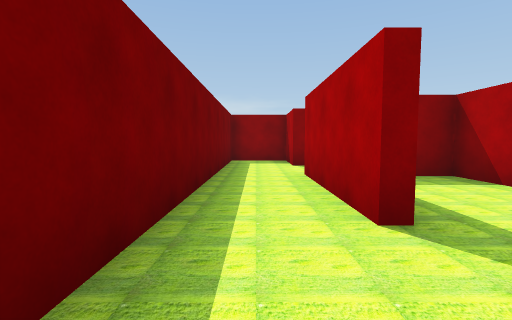
[1] (above)

24 first-person views from a walk through a scene from a Unity 3-D project. The camera is 1.2 m above the floor, tilts 4° down and sees 85° across. The floor is counted in squares, 2 m on a side. Each view is taken from the middle of a square. On the plan, view 1 faces up. The plan holds only what a view shows up to about 9 squares ahead; the rest is blank. The place goes on beyond the plan. The player is left out.

[2]
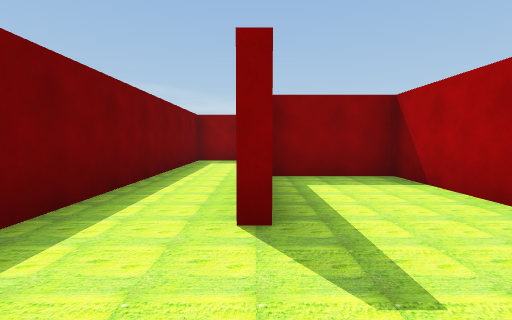

[3]
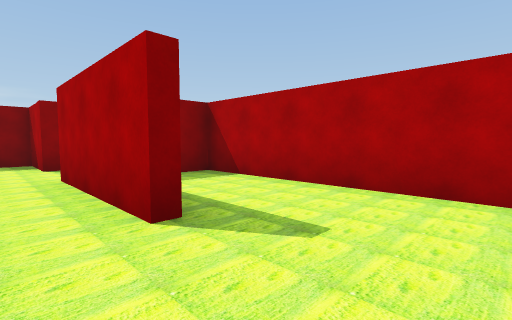

[4]
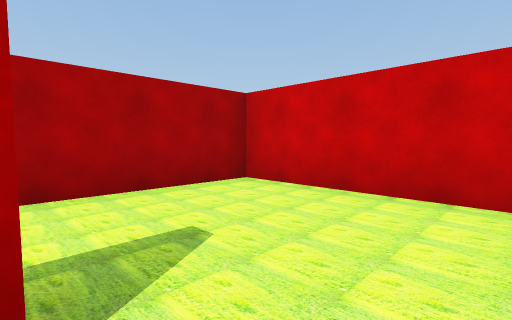

[5]
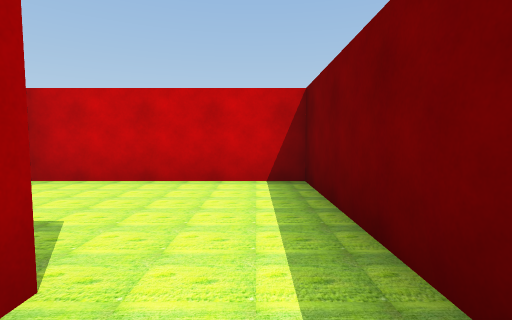

[6]
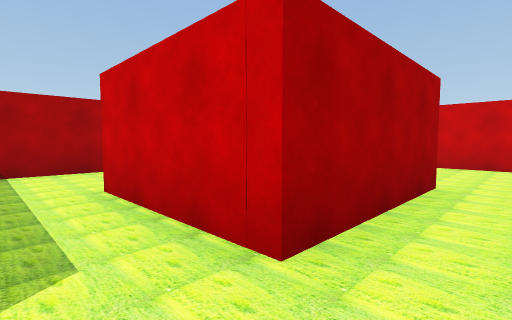

[7]
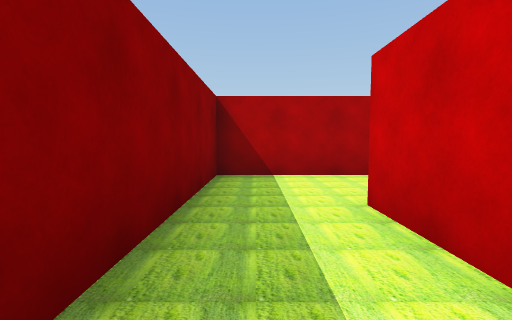

[8]
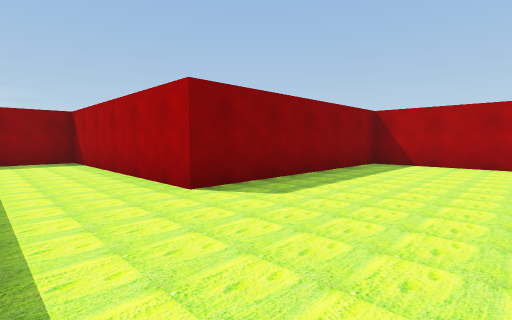

[9]
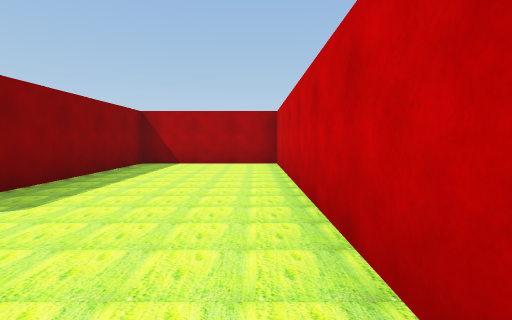

[10]
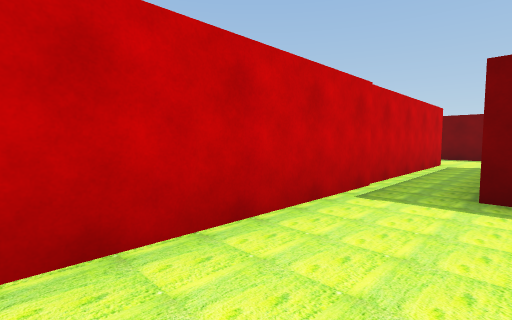

[11]
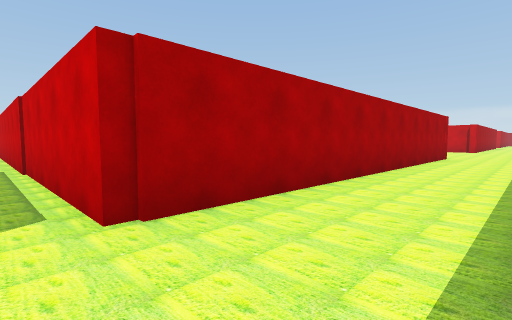

[12]
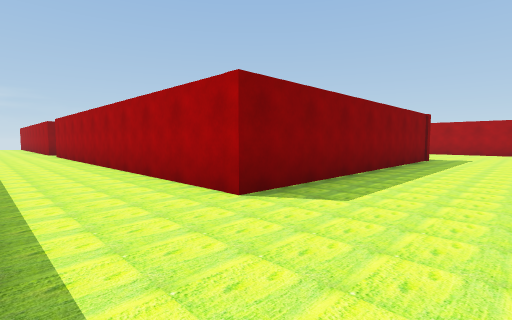

[13]
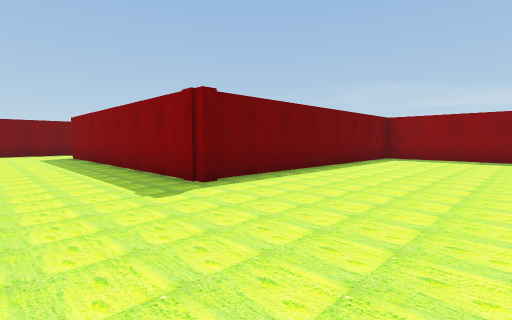

[14]
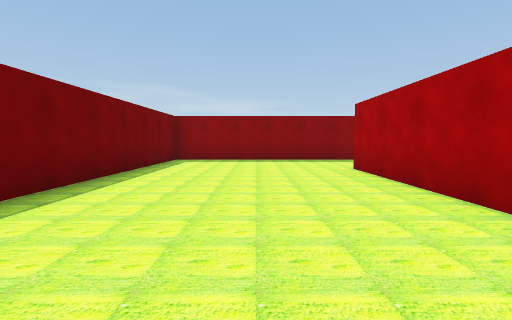

[15]
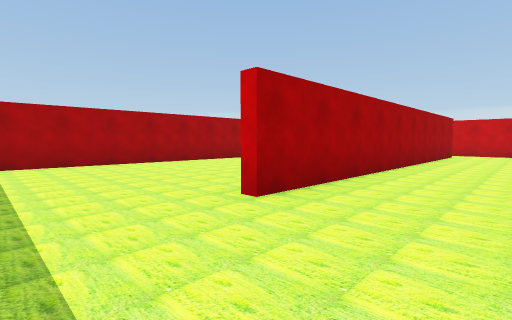

[16]
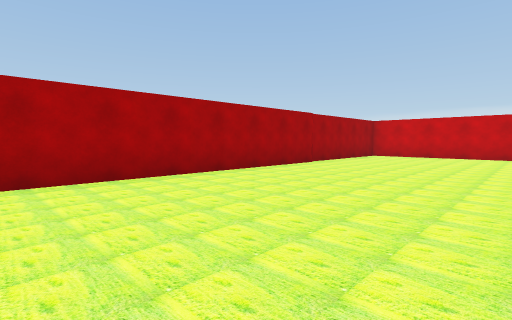

[17]
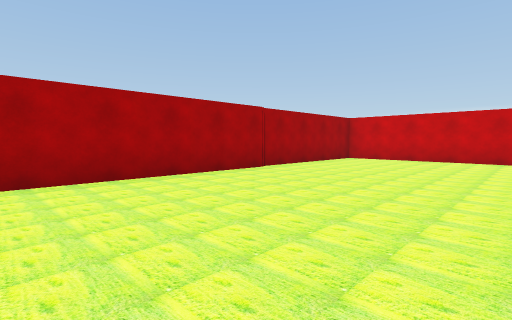

[18]
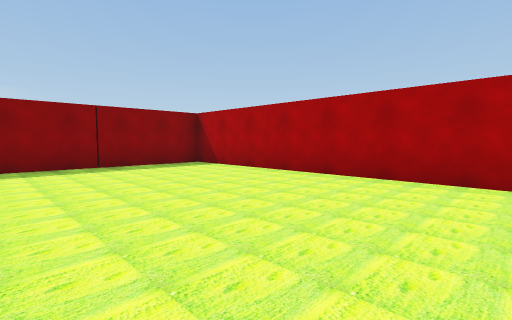

[19]
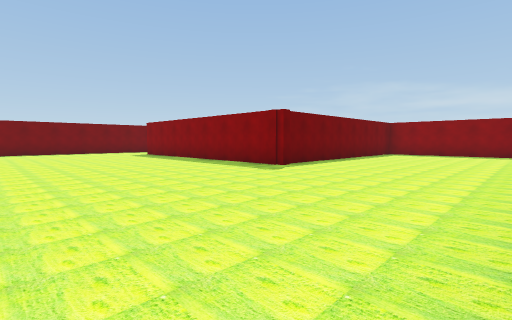

[20]
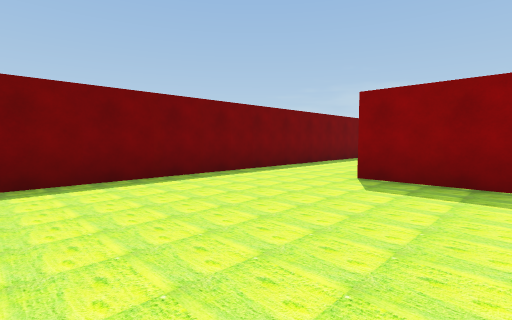

[21]
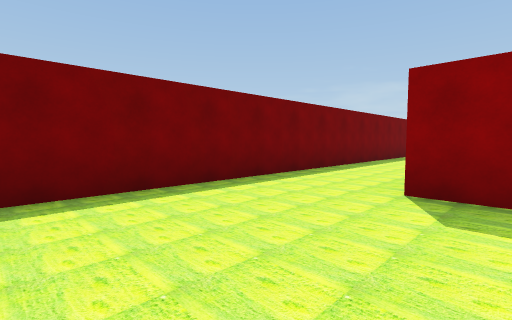

[22]
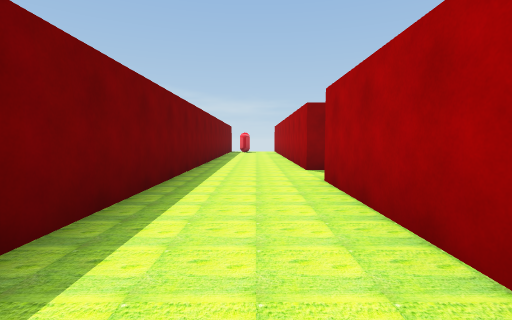

[23]
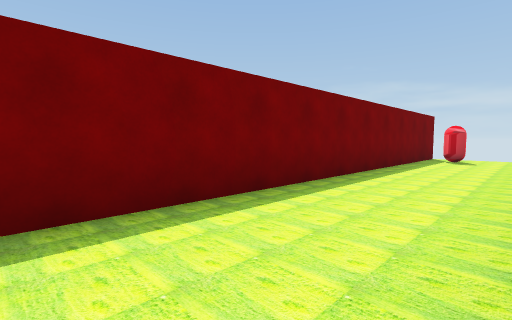

[24]
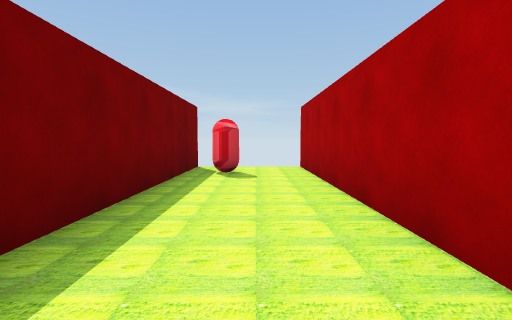

### Floor plan
Ten units are one square. View 1 is at (0, 0); x grows to the right and y downward. Boxes are objects, and circles mark ways between rooms. Rooms are numbered by the first view taken in them; rooms with no view inside come last. Other rooms are left out.
<svg viewBox="-38 -90 207 286">
<path fill="none" stroke="#000" d="M9 -19 9 -50M9 -67 9 -83 -7 -83 -7 11 6 11M6 11 33 11 33 -47 12 -47M9 -50 36 -50M58 -45 58 -67 9 -67M-5 14 -10 14M-10 26 113 26 113 -10 58 -10 58 -45M67 127 -10 127 -10 26M111 168 111 80M124 191 158 191M164 182 164 52 65 52 65 124M-10 14 -10 -84M-33 -85 -33 169"/>
<rect x="-25" y="-75" width="10" height="10" fill="#bbb"><title>other object</title></rect>
<circle cx="10" cy="-5" r="3" fill="#2a7"/>
<circle cx="10" cy="-60" r="3" fill="#2a7"/>
<circle cx="50" cy="-40" r="3" fill="#2a7"/>
<circle cx="-20" cy="20" r="3" fill="#2a7"/>
<text x="0" y="-40">1</text>
<text x="20" y="-20">2</text>
<text x="30" y="-60">3</text>
<text x="60" y="10">4</text>
<text x="70" y="120">5</text>
</svg>
Room 1 opens to room 2. Room 1 opens to room 3. Room 3 opens to room 4. Room 4 opens to room 5.

Where each view was taken, in squares from view 1:
view 1: 0 up, 0 right, facing up
view 2: 0 up, 1 right, facing up
view 3: 0 up, 0 right, facing up-right
view 4: 2 up, 0 right, facing down-right
view 5: 3 up, 0 right, facing down
view 6: 6 up, 0 right, facing down-right
view 7: 6 up, 1 right, facing right
view 8: 2 down, 4 right, facing up-right
view 9: 2 down, 4 right, facing right
view 10: 1 down, 7 right, facing down-left
view 11: 2 down, 3 left, facing down-right
view 12: 15 down, 3 left, facing up-right
view 13: 15 down, 10 right, facing up-left
view 14: 14 down, 9 right, facing up
view 15: 6 down, 9 right, facing down-right
view 16: 8 down, 12 right, facing down-right
view 17: 10 down, 12 right, facing down-right
view 18: 12 down, 12 right, facing up-right
view 19: 18 down, 11 right, facing up-left
view 20: 17 down, 1 right, facing up-left
view 21: 16 down, 0 right, facing up-left
view 22: 7 down, 2 left, facing up
view 23: 2 down, 1 left, facing up-left
view 24: 2 up, 2 left, facing up
